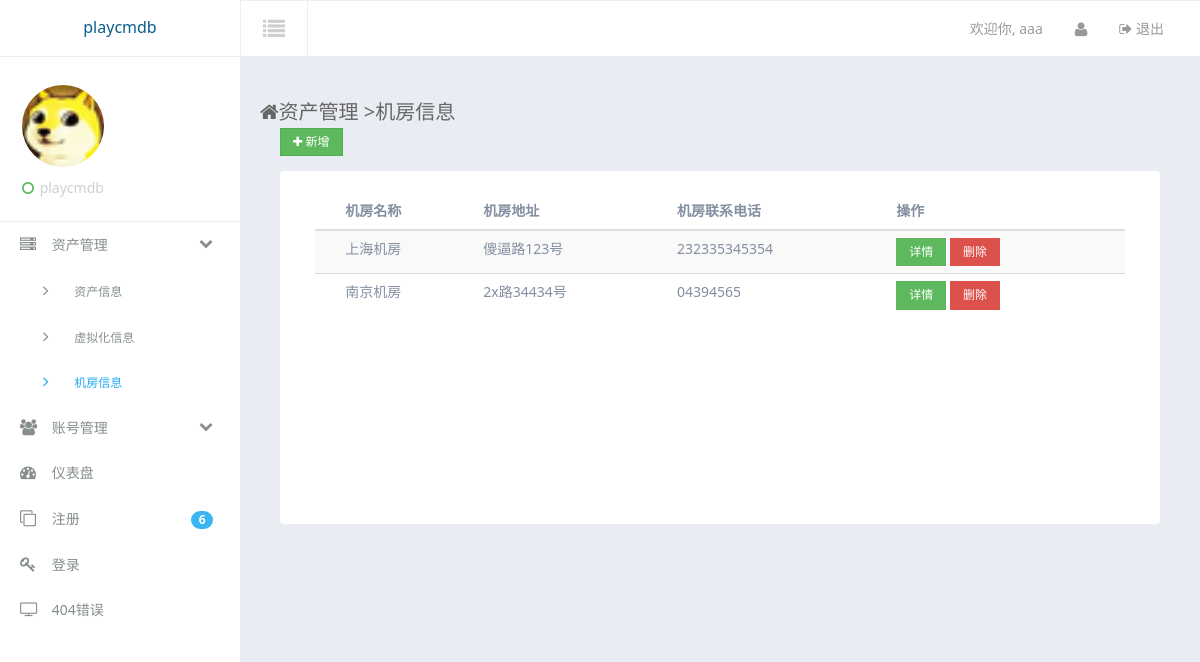
Page /assets/datacenter/ (signed in) on the committed database.
### accounts/models.py (models this page shows, shortened)
class UserInfo(models.Model):
    username = models.CharField(max_length=50,verbose_name = u'用户名')
    password = models.CharField(max_length=50,verbose_name = u'密码')
    type = models.ForeignKey('UserType',verbose_name = u'用户类型')
    realname = models.CharField(max_length=20,verbose_name = u'真实姓名')
    telphone = models.CharField(max_length=12,verbose_name = u'用户电话')

### assets/models.py (models this page shows, shortened)
class ServerRoom(models.Model):
    room_name = models.CharField(max_length=50,verbose_name = u'机房名称')
    address = models.CharField(max_length=60,verbose_name = u'机房地址')
    phone = models.CharField(max_length=20,verbose_name = u'机房地址')

### assets/views.py (the view)
@is_login_auth
def datacenter_index(request,page=1):
    ret = {'DCObj':None,'UserInfoObj':None,'Side':None,'SideSub':None}
    ret['Side'] = 'asset'
    ret['SideSub'] = 'datacenter'
    DCObj = ServerRoom.objects.all()
    ret['DCObj'] = DCObj
    UserInfoObj = UserInfo.objects.get(username=request.session.get('username',None))
    ret['UserInfoObj'] = UserInfoObj
    return render(request,'assets/dc_index.html',ret)

### accounts/models.py (called while the page is built)
    def __unicode__(self):
        return self.typename

### templates/assets/dc_index.html (shortened to what this page needs)
{% extends "suit/base.html" %}
{% block content %}
<div class="container-fluid am-cf">
    <div class="row">
        <div class="am-u-sm-12 am-u-md-12 am-u-lg-9">
        	<div class="page-header-heading"><span class="am-icon-home page-header-heading-icon"></span>资产管理 <span class="c-gray en">&gt;</span>机房信息</div>
        </div>
    </div>
	<div class="row-content am-cf">
		<div class="row">
           <div class="am-u-sm-12 am-u-md-6 am-u-lg-6">
               <div class="am-form-group">
                   <div class="am-btn-toolbar">
                       <div class="am-btn-group am-btn-group-xs">
                       	<a href="/assets/newdc" class="am-btn am-btn-default am-btn-success" role="button" target="_blank"><span class="am-icon-plus"></span> 新增</a>
                       </div>
                   </div>
               </div>
           </div>
		</div>
                <div class="row">
                    <div class="am-u-sm-12 am-u-md-12 am-u-lg-12">
                        <div class="widget am-cf">
                            <div class="widget-body  widget-body-lg am-fr">
                                <table width="100%" class="am-table am-table-compact am-table-striped tpl-table-black " id="example-r">
                                    <thead>
                                        <tr>
											<th></th>
											<th>机房名称</th>
											<th>机房地址</th>
											<th>机房联系电话</th>
											<th>操作</th>
                                        </tr>
                                    </thead>
                                    <tbody>
									{% for i in DCObj %}
										<tr class="text-c">
											<td></td>
											<td>{{ i.room_name }}</td>
											<td>{{ i.address }}</td>
											<td>{{ i.phone }}</td>
						                    <td>
						                   	<div>
						                   	<a href="/assets/details_dc/{{ i.id }}" class="am-btn am-btn-success am-btn-xs" role="button" target="_blank">详情</a>
						                   	<button type="button" class="am-btn am-btn-danger am-btn-xs" data-am-modal="{target: '#myModal{{ i.id }}',dimmer: false}">删除</button>
											</div>
						                   </td>
										</tr>
									{% endfor %}
                                    </tbody>
                                </table>
                            </div>
                        </div>
                    </div>
                </div>
	</div><ul class="am-pagination tpl-pagination am-pagination-centered">{{ PageInfo }}</ul>
</div>
{% endblock %}

### templates/suit/base.html (shortened to what this page needs)
<!DOCTYPE html>
<html lang="en">
<head>
    <link rel="stylesheet" href="/static/assets/css/amazeui.min.css" />
    <link rel="stylesheet" href="/static/assets/css/amazeui.datatables.min.css" />
    <link rel="stylesheet" href="/static/assets/css/app.css">
</head>
<body data-type="widgets" class="theme-white">
    <div class="am-g tpl-g">
        <header>
            <div class="am-fl tpl-header-logo">
                <a href="javascript:;">playcmdb</a>
            </div>
            <div class="tpl-header-fluid">
                <div class="am-fl tpl-header-switch-button am-icon-list">
                </div>
                <div class="am-fr tpl-header-navbar">
                    <ul>
                        <li class="am-text-sm tpl-header-navbar-welcome">
                            <a href="javascript:;">欢迎你, <span>{{ UserInfoObj.username }}</span> </a>
                        </li>
                        <li class="am-dropdown" data-am-dropdown>
                            <a href="javascript:;" class="am-dropdown-toggle" data-am-dropdown-toggle>
                                <i class="am-icon-user"></i>
                            </a>
                        </li>
                        <li class="am-text-sm">
                            <a href="/accounts/logout/">
                                <span class="am-icon-sign-out"></span> 退出
                            </a>
                        </li>
                    </ul>
                </div>
            </div>
        </header>
        <div class="left-sidebar">
            <div class="tpl-sidebar-user-panel">
                <div class="tpl-user-panel-slide-toggleable">
                    <div class="tpl-user-panel-profile-picture">
                        <img src="/static/assets/img/favicon.ico" alt="">
                    </div>
                    <span class="user-panel-logged-in-text">
              		<i class="am-icon-circle-o am-text-success tpl-user-panel-status-icon"></i>
					playcmdb
          			</span>
                </div>
            </div>
            <ul class="sidebar-nav">
                <li class="sidebar-nav-link">
                    <a href="javascript:;" class="sidebar-nav-sub-title">
                        <i class="am-icon-server sidebar-nav-link-logo"></i> 资产管理
                        <span class="am-icon-chevron-down am-fr am-margin-right-sm "></span>
                    </a>
                    <ul class="sidebar-nav sidebar-nav-sub" {% ifequal Side "asset" %} style="display: block;"{% endifequal %}>
                        <li class="sidebar-nav-link">
                            <a href="/assets/index/" {% ifequal SideSub "index" %} class="sub-active" {% endifequal %}>
                                <span class="am-icon-angle-right sidebar-nav-link-logo"></span> 资产信息
                            </a>
                        </li>
                        <li class="sidebar-nav-link">
                            <a href="/assets/virtual/" {% ifequal SideSub "virtual" %} class="sub-active" {% endifequal %}>
                                <span class="am-icon-angle-right sidebar-nav-link-logo"></span> 虚拟化信息
                            </a>
                        </li>
                        <li class="sidebar-nav-link">
                            <a href="/assets/datacenter/" {% ifequal SideSub "datacenter" %} class="sub-active" {% endifequal %}>
                                <span class="am-icon-angle-right sidebar-nav-link-logo"></span> 机房信息
                            </a>
                        </li>
                    </ul>
                </li>
                <li class="sidebar-nav-link">
                    <a href="javascript:;" class="sidebar-nav-sub-title">
                        <i class="am-icon-group sidebar-nav-link-logo"></i> 账号管理
                        <span class="am-icon-chevron-down am-fr am-margin-right-sm "></span>
                    </a>
                </li>
                <li class="sidebar-nav-link">
                    <a href="/dashboard/dashboard/"  {% ifequal Side "dashboard" %} class="active" {% endifequal %}>
                        <i class="am-icon-dashboard sidebar-nav-link-logo"></i> 仪表盘
                    </a>
                </li>
                <li class="sidebar-nav-link">
                    <a href="sign-up.html">
                        <i class="am-icon-clone sidebar-nav-link-logo"></i> 注册
                        <span class="am-badge am-badge-secondary sidebar-nav-link-logo-ico am-round am-fr am-margin-right-sm">6</span>
                    </a>
                </li>
                <li class="sidebar-nav-link">
                    <a href="login.html">
                        <i class="am-icon-key sidebar-nav-link-logo"></i> 登录
                    </a>
                </li>
                <li class="sidebar-nav-link">
                    <a href="404.html">
                        <i class="am-icon-tv sidebar-nav-link-logo"></i> 404错误
                    </a>
                </li>
            </ul>
        </div>
        <div class="tpl-content-wrapper">
			{% block content %}{% endblock %}
        </div>
    </div>
</body>
</html>

### static/assets/css/app.css (style rules this page uses)
ul, li { list-style: none; padding: 0; margin: 0; }
header { z-index: 1200; position: relative; }
.tpl-header-logo { width: 240px; height: 57px; display: table; text-align: center; position: relative; z-index: 1300; }
.tpl-header-logo a { display: table-cell; vertical-align: middle; }
.tpl-header-fluid { margin-left: 240px; height: 56px; padding-left: 20px; padding-right: 20px; }
.tpl-header-switch-button { margin-top: 0px; margin-bottom: 0px; float: left; color: #cfcfcf; margin-left: -20px; margin-right: 0; border: 0; border-radius: 0; padding: 0px 22px; font-size: 22px; line-height: 55px; }
.tpl-header-navbar { color: #fff; }
.tpl-header-navbar li { float: left; }
.tpl-header-navbar a { line-height: 56px; display: block; padding: 0 16px; position: relative; }
.sub-active { color: #fff!important; }
.left-sidebar { transition: all 0.4s ease-in-out; width: 240px; min-height: 100%; padding-top: 57px; position: absolute; z-index: 1104; top: 0; left: 0px; }
.tpl-sidebar-user-panel { padding: 22px; padding-top: 28px; }
.tpl-user-panel-profile-picture { border-radius: 50%; width: 82px; height: 82px; margin-bottom: 10px; overflow: hidden; }
.tpl-user-panel-profile-picture img { width: auto; height: 82px; vertical-align: middle; }
.tpl-user-panel-status-icon { margin-right: 2px; }
.user-panel-logged-in-text { display: block; color: #cfcfcf; font-size: 14px; }
.sidebar-nav { list-style-type: none; padding: 0; margin: 0; }
.sidebar-nav-sub { display: none; }
.sidebar-nav-sub .sidebar-nav-link { font-size: 12px; padding-left: 30px; }
.sidebar-nav-sub .sidebar-nav-link a { font-size: 12px; padding-left: 0; }
.sidebar-nav-sub .sidebar-nav-link-logo { margin-right: 8px; width: 20px; font-size: 16px; }
.sidebar-nav-link-logo-ico { margin-top: 5px; }
.sidebar-nav-link-logo { margin-right: 8px; width: 20px; font-size: 16px; }
.sidebar-nav-link { color: #fff; }
.sidebar-nav-link a { display: block; color: #868E8E; padding: 10px 17px; border-left: #282d2f 3px solid; font-size: 14px; cursor: pointer; }
.tpl-content-wrapper { transition: all 0.4s ease-in-out; position: relative; margin-left: 240px; z-index: 1101; min-height: 922px; border-bottom-left-radius: 3px; }
.container-fluid { margin-top: 0; margin-bottom: 0; padding: 40px 0; border-bottom: 0; padding-left: 20px; padding-right: 20px; }
.row { margin-right: -10px; margin-left: -10px; }
.page-header-heading { font-size: 20px; font-weight: 400; }
.widget { width: 100%; min-height: 148px; margin-bottom: 20px; border-radius: 0; position: relative; }
.widget-body { padding: 13px 15px; width: 100%; }
.row-content { padding: 20px; }
.widget-body-lg { min-height: 330px; }
.theme-white { background: #e9ecf3; }
.theme-white .sidebar-nav-sub .sidebar-nav-link-logo { margin-left: 10px; }
.theme-white .sub-active { color: #23abf0!important; }
.theme-white .tpl-table-black { color: #838FA1; }
.theme-white .tpl-table-black thead > tr > th { font-size: 14px; padding: 6px; }
.theme-white .tpl-table-black tbody > tr > td { font-size: 14px; padding: 7px 6px; }
.theme-white .widget { padding: 10px 20px 13px; background-color: #fff; border-radius: 4px; color: #838FA1; }
.theme-white .page-header-heading { color: #666; }
.theme-white .sidebar-nav-link a { border-left: #fff 3px solid; }
.theme-white .tpl-sidebar-user-panel { background: #fff; border-bottom: 1px solid #eee; }
.theme-white .tpl-content-wrapper { background: #e9ecf3; }
.theme-white .tpl-header-fluid { background: #fff; border-top: 1px solid #eee; }
.theme-white .tpl-header-logo { background: #fff; border-bottom: 1px solid #eee; }
.theme-white .tpl-header-switch-button { background: #fff; border-right: 1px solid #eee; border-left: 1px solid #eee; }
.theme-white .tpl-header-navbar a { color: #999; }
.theme-white .left-sidebar { background: #fff; }
@media screen and (min-width: 641px) { [class*=am-u-] { padding-left: 10px; padding-right: 10px; } }

### rows in the picture
UserInfo: username "aaa"
ServerRoom: room_name "上海机房", address "傻逼路123号", phone "232335345354"
ServerRoom: room_name "南京机房", address "2x路34434号", phone "04394565"
